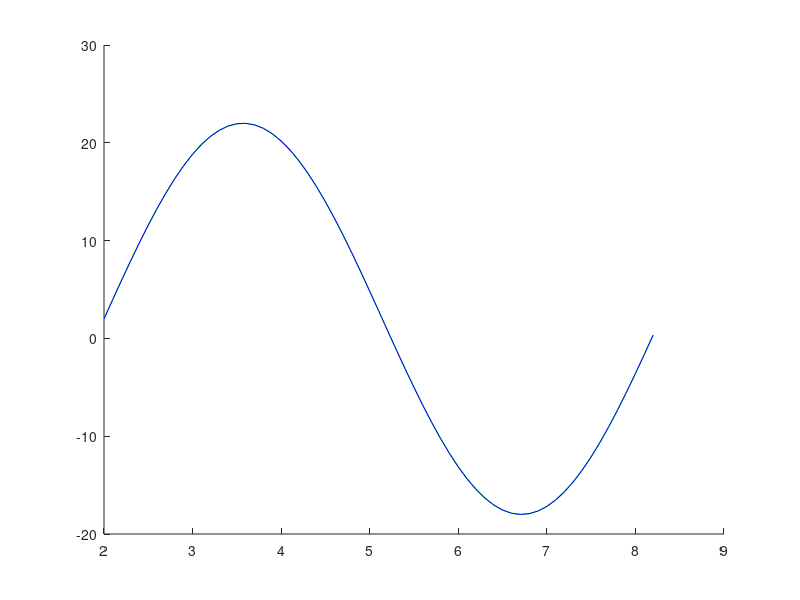

Here is the MATLAB script that generated this plot: (Note: this script raises an error after producing the figure.)
x =(0:0.1:2*pi)' + 2;
y =20*sin(0:0.1:2*pi)' + 2;
hold on, plot([x],[y],'g');


alpha = 1;
beta = 0.1;
gamma = 0.05;
iterations = 100;


N = length(x);

extFx = zeros(N,1);
extFy = zeros(N,1);

a = (2*alpha+6*beta);
b = -alpha-4*beta;
c = beta;
P = diag(repmat(a,1,N));
P = P + diag(repmat(b,1,N-1), 1) + diag(   b, -N+1);
P = P + diag(repmat(b,1,N-1),-1) + diag(   b,  N-1);
P = P + diag(repmat(c,1,N-2), 2) + diag([c,c],-N+2);
P = P + diag(repmat(c,1,N-2),-2) + diag([c,c], N-2);

P(1,N) = 0;
P(1,N-1) = 0;
P(2,N) = 0;
P(N,1) = 0;
P(N-1,1) = 0;
P(N,2) = 0;

P(1,1) = P(1,1) - c;
P(N,N) = P(N,N) - c;

firstX = x(1);
firstY = y(1);
lastX  = x(N);
lastY  = y(N);


extFx(1) = extFx(1) - (2*c + b)* firstX;
extFx(2) = extFx(2) - (c)* firstX;
extFx(N-1) = extFx(N-1) -(c)* lastX;
extFx(N) = extFx(N) - (2*c + b)* lastX;

extFy(1) = extFy(1) - (2*c + b)* firstY;
extFy(2) = extFy(2) - (c)* firstY;
extFy(N-1) = extFy(N-1) - (c)* lastY;
extFy(N) = extFy(N) - (2*c + b)* lastY;

Pinv = inv(P+ gamma .* eye(N));

plot1 = plot([x(1);x;x(N)],[y(1);y;y(N)],'b');

for ii = 1:iterations
  [x,y] = plot_next(x,y,Pinv,gamma,plot1,extFx,extFy,firstX,firstY,lastX,lastY);
end
